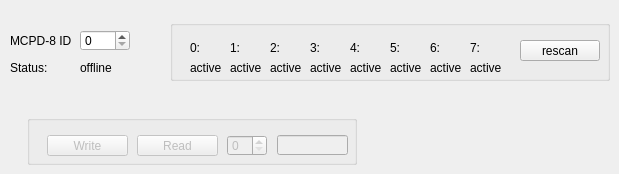
     <widget class="QWidget" name="tab">
      <attribute name="title">
       <string>Status</string>
      </attribute>
      <widget class="QGroupBox" name="groupBox17_2">
       <property name="geometry">
        <rect>
         <x>170</x>
         <y>20</y>
         <width>440</width>
         <height>61</height>
        </rect>
       </property>
       <widget class="QLabel" name="textLabel1_4">
        <property name="geometry">
         <rect>
          <x>20</x>
          <y>20</y>
          <width>20</width>
          <height>16</height>
         </rect>
        </property>
        <property name="text">
         <string>0:</string>
        </property>
        <property name="wordWrap">
         <bool>false</bool>
        </property>
       </widget>
       <widget class="QLabel" name="textLabel1_4_10">
        <property name="geometry">
         <rect>
          <x>60</x>
          <y>20</y>
          <width>20</width>
          <height>16</height>
         </rect>
        </property>
        <property name="text">
         <string>1:</string>
        </property>
        <property name="wordWrap">
         <bool>false</bool>
        </property>
       </widget>
       <widget class="QLabel" name="textLabel1_4_9">
        <property name="geometry">
         <rect>
          <x>100</x>
          <y>20</y>
          <width>20</width>
          <height>16</height>
         </rect>
        </property>
        <property name="text">
         <string>2:</string>
        </property>
        <property name="wordWrap">
         <bool>false</bool>
        </property>
       </widget>
       <widget class="QLabel" name="textLabel1_4_8">
        <property name="geometry">
         <rect>
          <x>140</x>
          <y>20</y>
          <width>20</width>
          <height>16</height>
         </rect>
        </property>
        <property name="text">
         <string>3:</string>
        </property>
        <property name="wordWrap">
         <bool>false</bool>
        </property>
       </widget>
       <widget class="QLabel" name="textLabel1_4_7">
        <property name="geometry">
         <rect>
          <x>180</x>
          <y>20</y>
          <width>20</width>
          <height>16</height>
         </rect>
        </property>
        <property name="text">
         <string>4:</string>
        </property>
        <property name="wordWrap">
         <bool>false</bool>
        </property>
       </widget>
       <widget class="QLabel" name="textLabel1_4_6">
        <property name="geometry">
         <rect>
          <x>220</x>
          <y>20</y>
          <width>20</width>
          <height>16</height>
         </rect>
        </property>
        <property name="text">
         <string>5:</string>
        </property>
        <property name="wordWrap">
         <bool>false</bool>
        </property>
       </widget>
       <widget class="QLabel" name="textLabel1_4_5">
        <property name="geometry">
         <rect>
          <x>260</x>
          <y>20</y>
          <width>20</width>
          <height>16</height>
         </rect>
        </property>
        <property name="text">
         <string>6:</string>
        </property>
        <property name="wordWrap">
         <bool>false</bool>
        </property>
       </widget>
       <widget class="QLabel" name="textLabel1_4_4">
        <property name="geometry">
         <rect>
          <x>300</x>
          <y>20</y>
          <width>20</width>
          <height>16</height>
         </rect>
        </property>
        <property name="text">
         <string>7:</string>
        </property>
        <property name="wordWrap">
         <bool>false</bool>
        </property>
       </widget>
       <widget class="QLabel" name="status3">
        <property name="geometry">
         <rect>
          <x>140</x>
          <y>40</y>
          <width>40</width>
          <height>16</height>
         </rect>
        </property>
        <property name="text">
         <string>active</string>
        </property>
        <property name="wordWrap">
         <bool>false</bool>
        </property>
       </widget>
       <widget class="QLabel" name="status2">
        <property name="geometry">
         <rect>
          <x>100</x>
          <y>40</y>
          <width>40</width>
          <height>16</height>
         </rect>
        </property>
        <property name="text">
         <string>active</string>
        </property>
        <property name="wordWrap">
         <bool>false</bool>
        </property>
       </widget>
       <widget class="QLabel" name="status1">
        <property name="geometry">
         <rect>
          <x>60</x>
          <y>40</y>
          <width>40</width>
          <height>16</height>
         </rect>
        </property>
        <property name="text">
         <string>active</string>
        </property>
        <property name="wordWrap">
         <bool>false</bool>
        </property>
       </widget>
       <widget class="QLabel" name="status4">
        <property name="geometry">
         <rect>
          <x>180</x>
          <y>40</y>
          <width>40</width>
          <height>16</height>
         </rect>
        </property>
        <property name="text">
         <string>active</string>
        </property>
        <property name="wordWrap">
         <bool>false</bool>
        </property>
       </widget>
       <widget class="QLabel" name="status5">
        <property name="geometry">
         <rect>
          <x>220</x>
          <y>40</y>
          <width>40</width>
          <height>16</height>
         </rect>
        </property>
        <property name="text">
         <string>active</string>
        </property>
        <property name="wordWrap">
         <bool>false</bool>
        </property>
       </widget>
       <widget class="QLabel" name="status6">
        <property name="geometry">
         <rect>
          <x>260</x>
          <y>40</y>
          <width>40</width>
          <height>16</height>
         </rect>
        </property>
        <property name="text">
         <string>active</string>
        </property>
        <property name="wordWrap">
         <bool>false</bool>
        </property>
       </widget>
       <widget class="QLabel" name="status7">
        <property name="geometry">
         <rect>
          <x>300</x>
          <y>40</y>
          <width>40</width>
          <height>16</height>
         </rect>
        </property>
        <property name="text">
         <string>active</string>
        </property>
        <property name="wordWrap">
         <bool>false</bool>
        </property>
       </widget>
       <widget class="QPushButton" name="scanPeri">
        <property name="geometry">
         <rect>
          <x>350</x>
          <y>20</y>
          <width>80</width>
          <height>21</height>
         </rect>
        </property>
        <property name="text">
         <string>rescan</string>
        </property>
       </widget>
       <widget class="QLabel" name="status0">
        <property name="geometry">
         <rect>
          <x>20</x>
          <y>40</y>
          <width>40</width>
          <height>16</height>
         </rect>
        </property>
        <property name="text">
         <string>active</string>
        </property>
        <property name="wordWrap">
         <bool>false</bool>
        </property>
       </widget>
      </widget>
      <widget class="QGroupBox" name="groupBox39">
       <property name="enabled">
        <bool>false</bool>
       </property>
       <property name="geometry">
        <rect>
         <x>27</x>
         <y>115</y>
         <width>330</width>
         <height>50</height>
        </rect>
       </property>
       <widget class="QPushButton" name="readRegisterButton">
        <property name="geometry">
         <rect>
          <x>110</x>
          <y>20</y>
          <width>81</width>
          <height>21</height>
         </rect>
        </property>
        <property name="text">
         <string>Read</string>
        </property>
       </widget>
       <widget class="QSpinBox" name="registerSelect">
        <property name="geometry">
         <rect>
          <x>200</x>
          <y>20</y>
          <width>40</width>
          <height>21</height>
         </rect>
        </property>
        <property name="maximum">
         <number>2</number>
        </property>
       </widget>
       <widget class="QLineEdit" name="registerValue">
        <property name="geometry">
         <rect>
          <x>250</x>
          <y>20</y>
          <width>71</width>
          <height>20</height>
         </rect>
        </property>
       </widget>
       <widget class="QPushButton" name="writeRegisterButton">
        <property name="geometry">
         <rect>
          <x>20</x>
          <y>20</y>
          <width>81</width>
          <height>21</height>
         </rect>
        </property>
        <property name="text">
         <string>Write</string>
        </property>
       </widget>
      </widget>
      <widget class="QLabel" name="textLabel1_4_2_4">
       <property name="geometry">
        <rect>
         <x>10</x>
         <y>30</y>
         <width>63</width>
         <height>21</height>
        </rect>
       </property>
       <property name="text">
        <string>MCPD-8 ID</string>
       </property>
       <property name="wordWrap">
        <bool>false</bool>
       </property>
      </widget>
      <widget class="QLabel" name="textLabel1_14_2">
       <property name="geometry">
        <rect>
         <x>10</x>
         <y>60</y>
         <width>61</width>
         <height>16</height>
        </rect>
       </property>
       <property name="text">
        <string>Status:</string>
       </property>
       <property name="wordWrap">
        <bool>false</bool>
       </property>
      </widget>
      <widget class="QLabel" name="mcpdStatusText2">
       <property name="geometry">
        <rect>
         <x>80</x>
         <y>60</y>
         <width>61</width>
         <height>16</height>
        </rect>
       </property>
       <property name="text">
        <string>offline</string>
       </property>
       <property name="wordWrap">
        <bool>false</bool>
       </property>
      </widget>
      <widget class="QSpinBox" name="devid_2">
       <property name="enabled">
        <bool>true</bool>
       </property>
       <property name="geometry">
        <rect>
         <x>80</x>
         <y>30</y>
         <width>50</width>
         <height>21</height>
        </rect>
       </property>
       <property name="maximum">
        <number>7</number>
       </property>
      </widget>
     </widget>
